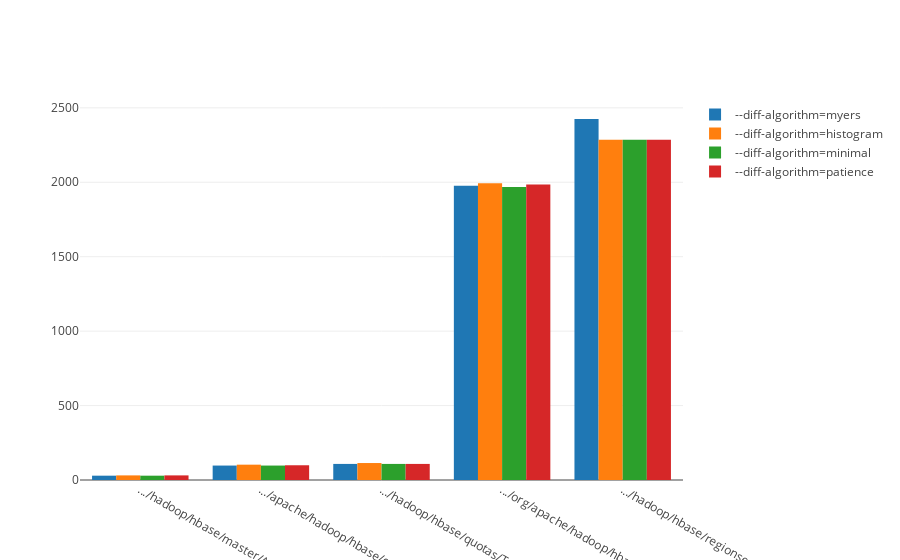

The cell this chart's notebook holds for it:
### Code cell
tracehist = go.Bar(
    x=data['filename'],
    y=data['#line_changed-hist'],
    name='--diff-algorithm=histogram')

tracemyers = go.Bar(
    x=data['filename'],
    y=data['#line_changed-myers'],
    name='--diff-algorithm=myers')

tracemin = go.Bar(
    x=data['filename'],
    y=data['#line_changed-min'],
    name='--diff-algorithm=minimal')

tracepat = go.Bar(
    x=data['filename'],
    y=data['#line_changed-pat'],
    name='--diff-algorithm=patience')

dt = [tracemyers, tracehist, tracemin, tracepat]
layout = go.Layout(
    barmode='group'
)

init_notebook_mode(connected=True)
fig = go.Figure(data=dt, layout=layout)
iplot(fig, show_link=False)

### Figure 1 — Plotly figure (JSON) as saved in the notebook; plotly's stock layout.template omitted (floating-point values rounded to 4 significant figures)
{"data": [{"name": "--diff-algorithm=myers", "type": "bar", "x": [".../hadoop/hbase/master/ActiveMasterManager.java", ".../apache/hadoop/hbase/quotas/RateLimiter.java", ".../hadoop/hbase/quotas/TestRateLimiter.java", ".../org/apache/hadoop/hbase/master/HMaster.java", ".../hadoop/hbase/regionserver/HRegionServer.java"], "y": [29, 97, 108, 1977, 2425]}, {"name": "--diff-algorithm=histogram", "type": "bar", "x": [".../hadoop/hbase/master/ActiveMasterManager.java", ".../apache/hadoop/hbase/quotas/RateLimiter.java", ".../hadoop/hbase/quotas/TestRateLimiter.java", ".../org/apache/hadoop/hbase/master/HMaster.java", ".../hadoop/hbase/regionserver/HRegionServer.java"], "y": [31, 103, 114, 1993, 2285]}, {"name": "--diff-algorithm=minimal", "type": "bar", "x": [".../hadoop/hbase/master/ActiveMasterManager.java", ".../apache/hadoop/hbase/quotas/RateLimiter.java", ".../hadoop/hbase/quotas/TestRateLimiter.java", ".../org/apache/hadoop/hbase/master/HMaster.java", ".../hadoop/hbase/regionserver/HRegionServer.java"], "y": [29, 97, 108, 1969, 2285]}, {"name": "--diff-algorithm=patience", "type": "bar", "x": [".../hadoop/hbase/master/ActiveMasterManager.java", ".../apache/hadoop/hbase/quotas/RateLimiter.java", ".../hadoop/hbase/quotas/TestRateLimiter.java", ".../org/apache/hadoop/hbase/master/HMaster.java", ".../hadoop/hbase/regionserver/HRegionServer.java"], "y": [31, 99, 108, 1985, 2285]}], "layout": {"barmode": "group"}}
